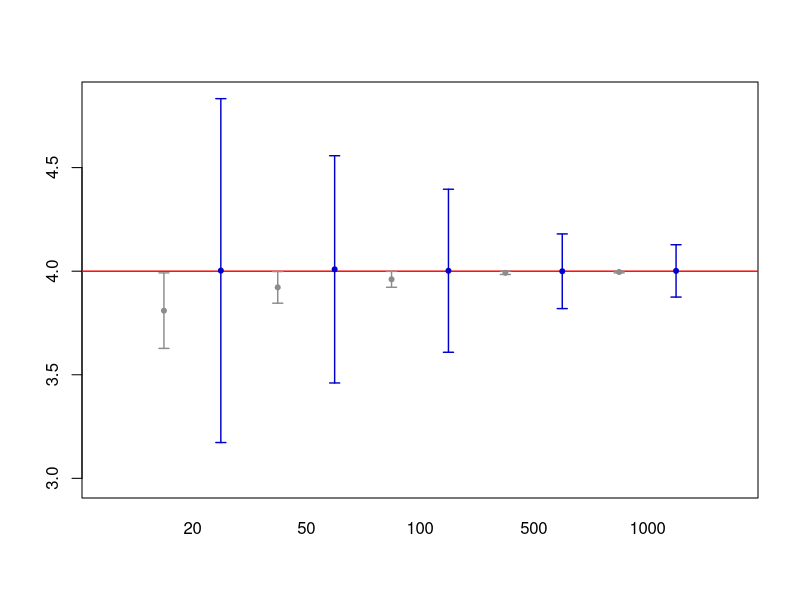
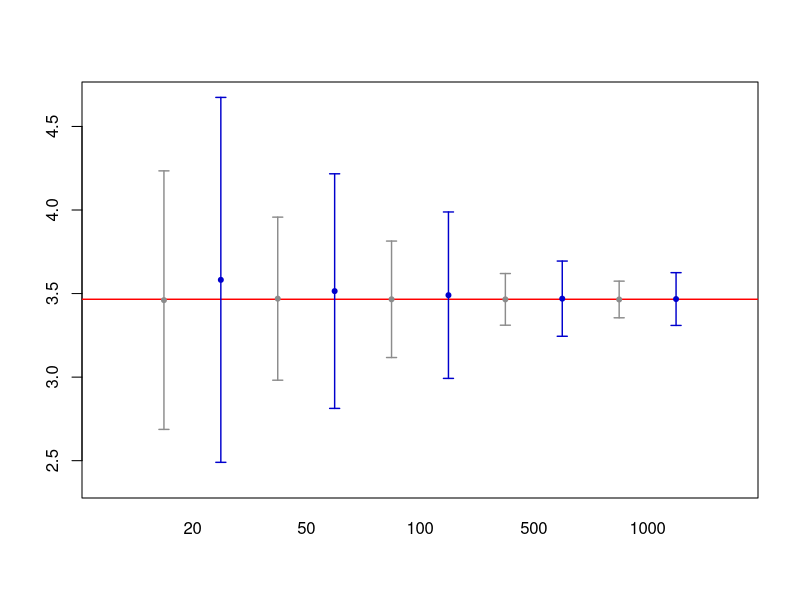
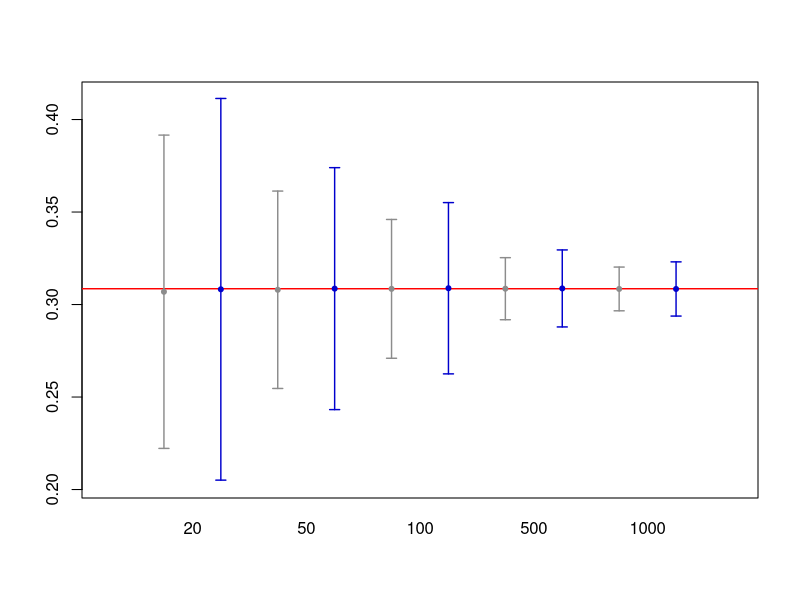
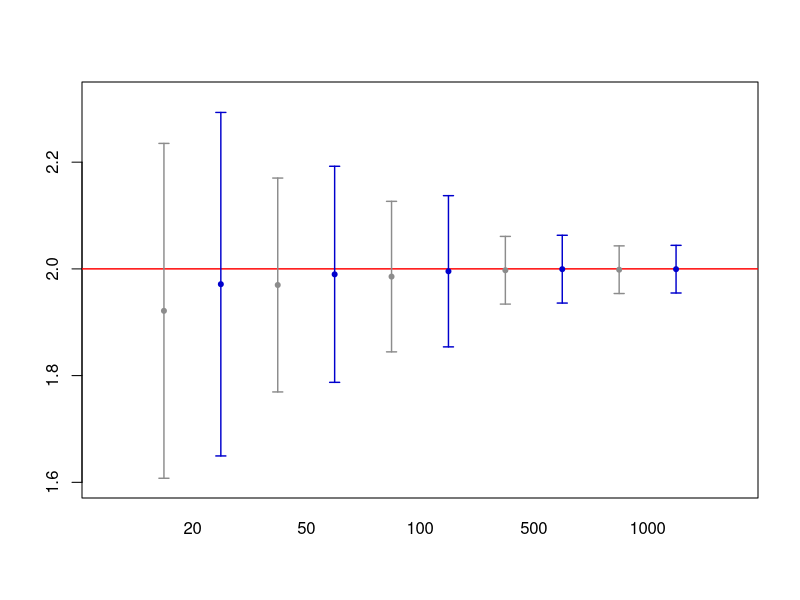
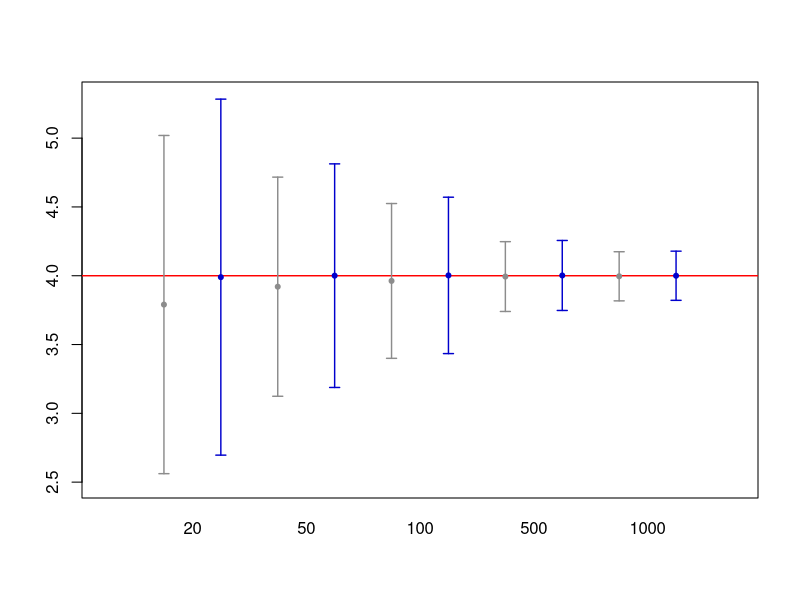

Source code (R) for these figures, in order:
myplot1 <- function(rs.mean, rs.sd, true.val) {
  i1 <- min(rs.mean) - max(rs.sd) # zdavat granicite na grafikata
  i2 <- max(rs.mean) + max(rs.sd)
  
  plot( 1, xlim=c(0,11), ylim=c(i1,i2), pch="", 
        xlab="", ylab="",  xaxt="n" ) # pravi prazna grafika, v koqto sme zadali granica na x i y
  abline( h=true.val, col="red", lwd=1.4 ) # dobavqme horizontalna liniq na visochina 
  arrows( c(1:10), rs.mean-rs.sd, c(1:10), rs.mean+rs.sd, 
          code=3, angle=90, 
          length=0.05, lwd=1.4, col=c("gray55", "blue3") ) #dobavqme sinite chertichki 
  points( c(1:10), rs.mean, pch=20, type="p", 
          col=c("gray55", "blue3") ) # dobavq tochkite
  axis( side=1, at=seq(1.5, 9.5, 2), 
        labels=c(20, 50, 100, 500, 1000), tick=FALSE ) # dobavq leibalite na osta x, i q pravi bez chertichki
}


#z50

sim.unif.med <- function (n,b) {
  x <- runif(n, 0, b) ## generirame n sluchaini chisla ravnomerno v intervala ot 0 do b
  est1 <- max(x) / 2
  est2 <- median(x)
  
  c(est1, est2)
}

rs1 <- replicate(30000, sim.unif.med(n = 20, b=8))
rs2 <- replicate(30000, sim.unif.med(n = 50, b=8))
rs3 <- replicate(30000, sim.unif.med(n = 100, b=8))
rs4 <- replicate(30000, sim.unif.med(n = 500, b=8))
rs5 <- replicate(30000, sim.unif.med(n = 1000, b=8))

rs <- rbind(rs1, rs2, rs3, rs4, rs5)

rs.mean <- apply( rs, 1, mean) ## s apply vurhu vseki red na matricata rs prilagame funckiqta mean, toest za vseki red na matricata shte smetne srednoto na reda
rs.sd <- apply(rs, 1, sd) ## analogichno za vseki red sus sd smqtame standartnoto otklonenie, ako e 2 vmesto 1 shte go priloji na vsqka kolona, a ne na vseki red
rs.mean
rs.sd

true.val <- 4

myplot1(rs.mean, rs.sd, true.val)

#z51

sim.exp.med <- function(n, lambda) {
  x <- rexp(n, lambda)
  est1 <- mean(x)*log(2)
  est2 <- median(x)
  c(est1, est2)
  
}

rs1 <- replicate(30000, sim.exp.med(n = 20, lambda = 1/5) )
rs2 <- replicate(30000, sim.exp.med(n = 50, lambda = 1/5) )
rs3 <- replicate(30000, sim.exp.med(n = 100, lambda = 1/5) )
rs4 <- replicate(30000, sim.exp.med(n = 500, lambda = 1/5) )
rs5 <- replicate(30000, sim.exp.med(n = 1000, lambda = 1/5) )

rs <- rbind(rs1, rs2, rs3, rs4, rs5)

rs.mean <- apply( rs, 1, mean) ## s apply vurhu vseki red na matricata rs prilagame funckiqta mean, toest za vseki red na matricata shte smetne srednoto na reda
rs.sd <- apply(rs, 1, sd) ## analogichno za vseki red sus sd smqtame standartnoto otklonenie, ako e 2 vmesto 1 shte go priloji na vsqka kolona, a ne na vseki red
rs.mean
rs.sd

true.val <- 5*log(2)
myplot1(rs.mean, rs.sd, true.val)

## z49

sim.norm.prob <- function(n, mu, sigma, a) {
  x <- rnorm(n, mu, sigma) ## generirame chisla sus sluchaino razpredelnie
  est1 <- pnorm(a, mean(x), sd(x))
  est2 <- sum( x <= a)/n
  c(est1, est2)
}

rs1 <- replicate(30000, sim.norm.prob(n = 20, mu = 5, sigma = 1, a=4.5) )
rs2 <- replicate(30000, sim.norm.prob(n = 50, mu = 5, sigma = 1, a=4.5) )
rs3 <- replicate(30000, sim.norm.prob(n = 100, mu = 5, sigma = 1, a=4.5) )
rs4 <- replicate(30000, sim.norm.prob(n = 500, mu = 5, sigma = 1, a=4.5) )
rs5 <- replicate(30000, sim.norm.prob(n = 1000, mu = 5, sigma = 1, a=4.5) )


rs <- rbind(rs1, rs2, rs3, rs4, rs5)

rs.mean <- apply( rs, 1, mean) ## s apply vurhu vseki red na matricata rs prilagame funckiqta mean, toest za vseki red na matricata shte smetne srednoto na reda
rs.sd <- apply(rs, 1, sd) ## analogichno za vseki red sus sd smqtame standartnoto otklonenie, ako e 2 vmesto 1 shte go priloji na vsqka kolona, a ne na vseki red
rs.mean
rs.sd

true.val <- pnorm(4.5, 5, 1)

myplot1(rs.mean, rs.sd, true.val)

#z52

# a)
sim.norm.sd <- function(n, mu, sigma) {
  x <- rnorm(n, mu, sigma) ## generirame chisla sus sluchaino razpredelnie
  x.bar <- mean(x)
  est1 <- sqrt( sum((x - x.bar)^2)/n)
  est2 <- sqrt( sum((x - x.bar)^2)/(n - 1))
  c(est1, est2)
}

rs1 <- replicate(30000, sim.norm.sd(n = 20, mu = 5, sigma = 2) )
rs2 <- replicate(30000, sim.norm.sd(n = 50, mu = 5, sigma = 2) )
rs3 <- replicate(30000, sim.norm.sd(n = 100, mu = 5, sigma = 2) )
rs4 <- replicate(30000, sim.norm.sd(n = 500, mu = 5, sigma = 2) )
rs5 <- replicate(30000, sim.norm.sd(n = 1000, mu = 5, sigma = 2) )

rs <- rbind(rs1, rs2, rs3, rs4, rs5)

rs.mean <- apply( rs, 1, mean) ## s apply vurhu vseki red na matricata rs prilagame funckiqta mean, toest za vseki red na matricata shte smetne srednoto na reda
rs.sd <- apply(rs, 1, sd) ## analogichno za vseki red sus sd smqtame standartnoto otklonenie, ako e 2 vmesto 1 shte go priloji na vsqka kolona, a ne na vseki red
rs.mean
rs.sd
true.val <- 2

myplot1(rs.mean, rs.sd, true.val)

# b)

rs.mean <- apply( rs^2, 1, mean) ## s apply vurhu vseki red na matricata rs prilagame funckiqta mean, toest za vseki red na matricata shte smetne srednoto na reda
rs.sd <- apply(rs^2, 1, sd) ## analogichno za vseki red sus sd smqtame standartnoto otklonenie, ako e 2 vmesto 1 shte go priloji na vsqka kolona, a ne na vseki red
rs.mean
rs.sd
true.val <- 4

myplot1(rs.mean, rs.sd, true.val)



